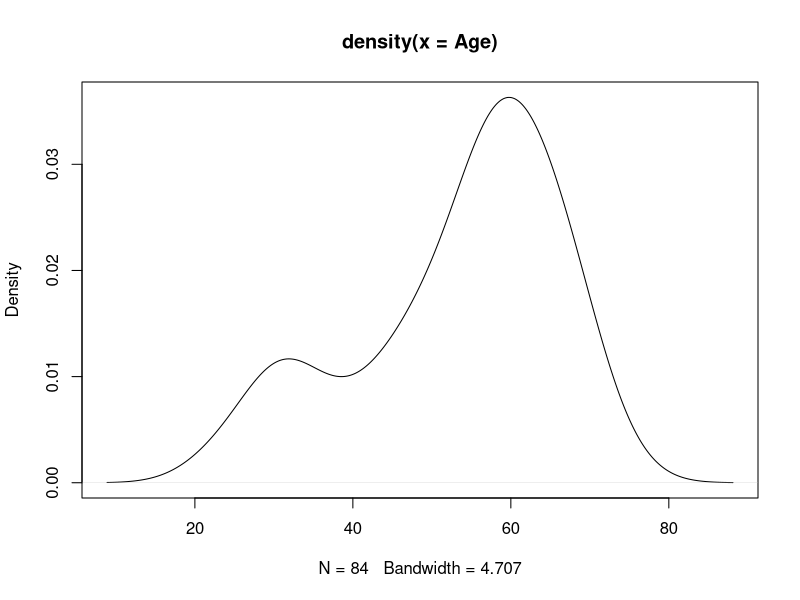

Reproduce this figure in R.
# Title     : TODO
# Objective : TODO
# Created by: coeat
# Created on: 2021/04/20

install.packages('vcd')
library(vcd)
print('#146p START')
head(Arthritis)
with(Arthritis, plot(density(Age)))